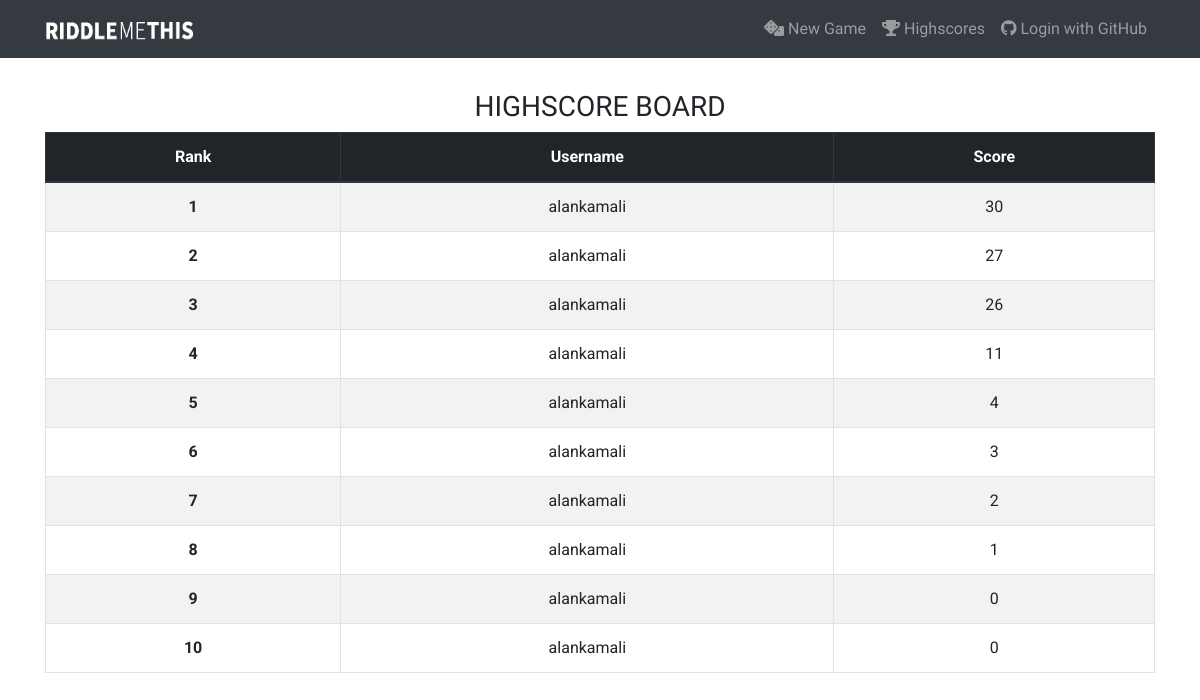
Screenshot of /highscores with the database file from the repository.
### tables this page shows
CREATE TABLE highscores (
            id          INTEGER PRIMARY KEY AUTOINCREMENT,
            user_id     INTEGER NOT NULL REFERENCES users(id) ON DELETE CASCADE,
            score       INTEGER NOT NULL,
            created_at  TIMESTAMP DEFAULT CURRENT_TIMESTAMP
        );

CREATE TABLE users (
            id          INTEGER PRIMARY KEY AUTOINCREMENT,
            github_id   TEXT    UNIQUE NOT NULL,
            username    TEXT    NOT NULL,
            email       TEXT,
            role        TEXT    NOT NULL DEFAULT 'user',
            created_at  TIMESTAMP DEFAULT CURRENT_TIMESTAMP
        );

### run.py (the view)
@app.route("/highscores")
def highscores():
    rows = database.get_highscores()
    usernames_and_scores = [(row["username"], row["score"]) for row in rows]
    return render_template(
        "highscores.html",
        page_title="Highscores",
        usernames_and_scores=usernames_and_scores,
    )

### db.py (called while the page is built)
def get_db():
    from flask import g
    if "db" not in g:
        g.db = sqlite3.connect(DB_PATH)
        g.db.row_factory = sqlite3.Row
    return g.db

def get_highscores():
    db = get_db()
    return db.execute("""
        SELECT h.id, u.username, h.score, h.created_at
        FROM highscores h
        JOIN users u ON h.user_id = u.id
        ORDER BY h.score DESC
    """).fetchall()

### templates/highscores.html (shortened to what this page needs)
{% extends 'base.html' %} {% block content %}
<div class="container base-content">
    <div class="row">
        <div class="col text-center">
            <br>
            <h3 class="text-center">HIGHSCORE BOARD</h3>
            <div class="">
                <table class="table table-striped table-bordered table-hover">
                    <thead class="thead-dark">
                        <tr>
                            <th>Rank</th>
                            <th>Username</th>
                            <th>Score</th>
                        </tr>
                    </thead>
                    <tbody>
                        {% for entry in usernames_and_scores %}
                        <tr>
                            <th scope="row"> {{ loop.index }}</th>
                            <td> {{ entry[0] }} </td>
                            <td> {{ entry[1] }} </td>
                        </tr>
                        {% endfor %}
                    </tbody>
                </table>
            </div>
        </div>
    </div>
</div>
{% endblock %}

### static/custom/css/styles.css (style rules this page uses)
body { font-family: 'Roboto', serif; padding-top: 64px; min-height: 100%; }
html { height: 100%; }
.base-content { max-width: 1024; }
.riddle, h3, h4 { font-family: 'Josefin Sans', sans-serif; }
@media (min-width: 992px) { body { padding-top: 66px; } }

### rows the page displays
highscores: username "alankamali", score "30"
highscores: username "alankamali", score "27"
highscores: username "alankamali", score "26"
highscores: username "alankamali", score "11"
highscores: username "alankamali", score "4"
highscores: username "alankamali", score "3"
highscores: username "alankamali", score "2"
highscores: username "alankamali", entry "1"
highscores: username "alankamali", score "0"
highscores: username "alankamali", score "0"
